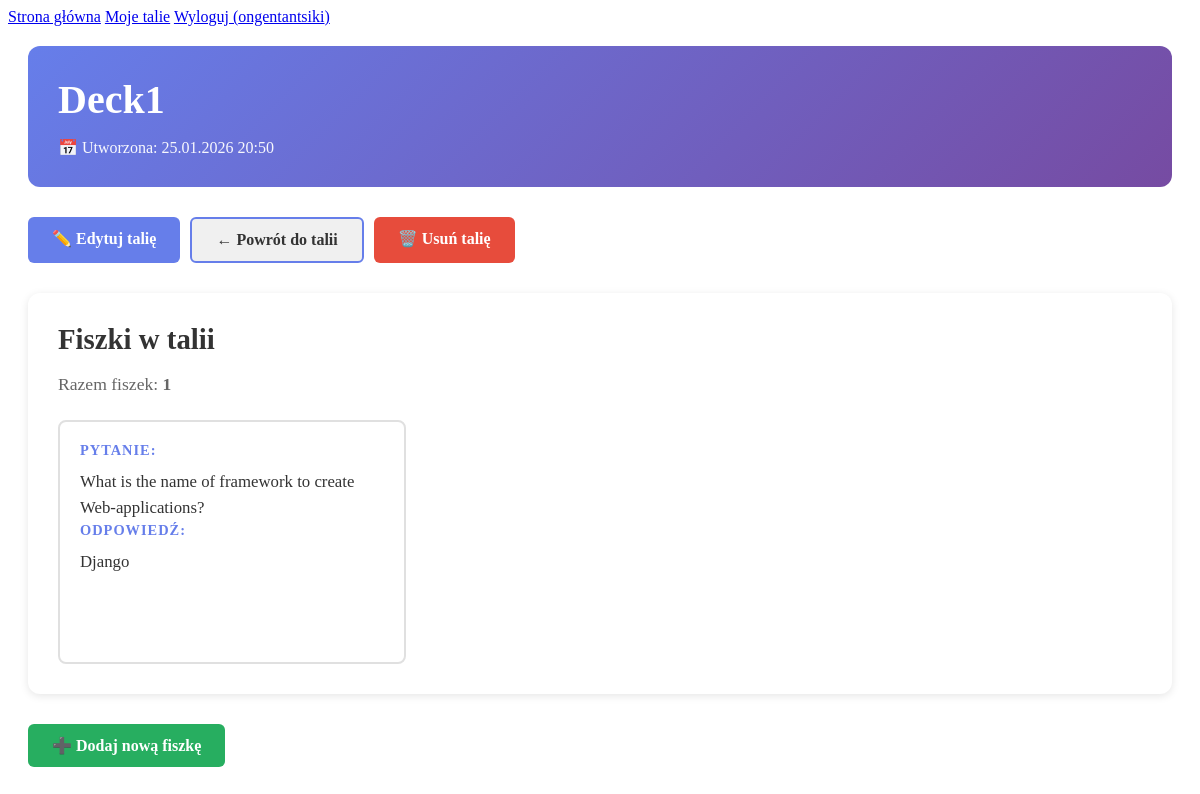
The page /decks/1/ (signed in) on the database as committed earlier.
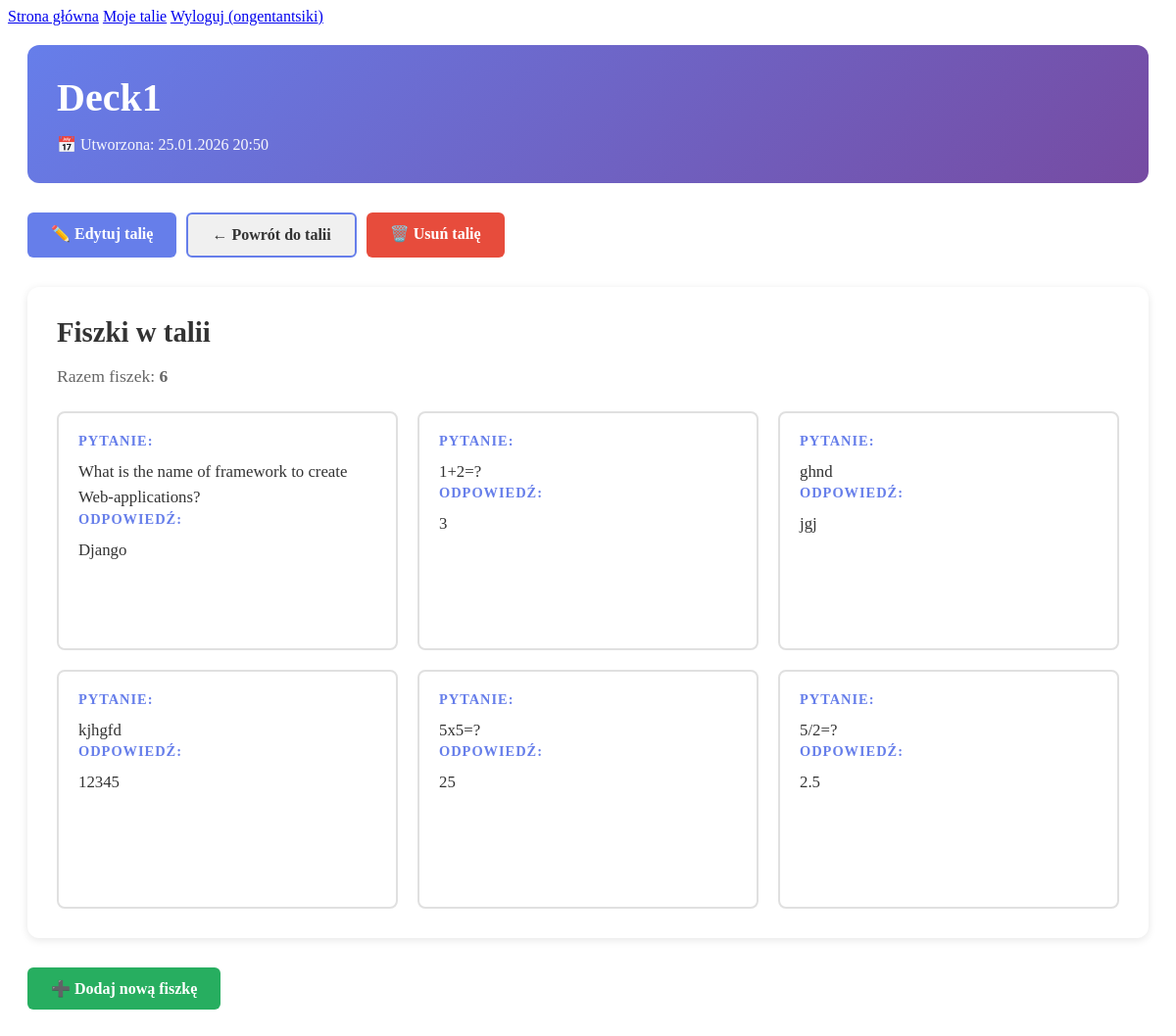
The same page on the database as committed later.
### cards/models.py (models this page shows, shortened)
class Deck(models.Model):
    name = models.CharField(max_length=200)
    owner = models.ForeignKey(User, on_delete=models.CASCADE)
    created_at = models.DateTimeField(auto_now_add=True)
    class Meta:
        verbose_name = "Deck"
        verbose_name_plural = "Decks"

class Card(models.Model):
    deck = models.ForeignKey(Deck, on_delete=models.CASCADE)
    front = models.TextField(max_length=250)  # Pytanie / przód fiszki
    back = models.TextField(max_length= 250)   # Odpowiedź / tył fiszki
    created_at = models.DateTimeField(auto_now_add=True)
    class Meta:
        verbose_name = "Card"
        verbose_name_plural = "Cards"

### cards/views.py (the view)
# urls.py: path('decks/<int:deck_id>/', views.deck_detail, name='deck_detail'),
@login_required
def deck_detail(request, deck_id):
    if request.method == "POST":
        return redirect('card_create', deck_id = deck_id)  # Redirect to card creation page on POST request
    deck = get_object_or_404(Deck, id=deck_id, owner=request.user)
    cards = Card.objects.filter(deck=deck)
    return render(request, 'cards/deck_detail.html', {
        'deck': deck,
        'cards': cards,
    })

### cards/templates/cards/deck_detail.html (shortened to what this page needs)
{% extends "cards/base.html" %}
{% block content %}
<div class="deck-detail-container">
    <div class="deck-header">
        <h1>{{ deck.name }}</h1>
        <div class="deck-meta">
            <span class="deck-date">📅 Utworzona: {{ deck.created_at|date:"d.m.Y H:i" }}</span>
        </div>
    </div>
    <div class="deck-actions">
        <a href="{% url 'deck_edit' deck.id %}" class="btn btn-primary">✏️ Edytuj talię</a>
        <a href="{% url 'deck_list' %}" class="btn btn-secondary">← Powrót do talii</a>
        <a href="{% url 'deck_delete' deck.id %}" class="btn btn-danger" onclick="return confirm('Na pewno chcesz usunąć tę talię?')">🗑️ Usuń talię</a>
    </div>
    <div class="cards-section">
            <div class="cards-header">
                <h2>Fiszki w talii</h2>
                <p class="cards-count">Razem fiszek: <strong>{{ cards|length }}</strong></p>
            </div>
            {% if cards %}
                <div class="cards-grid">
                    {% for card in cards %}
                        <div class="card-item">
                            <div class="card-front">
                                <h3>Pytanie:</h3>
                                <p>{{ card.front }}</p>
                            </div>
                            <div class="card-back">
                                <h3>Odpowiedź:</h3>
                                <p>{{ card.back }}</p>
                            </div>
                        </div>
                    {% endfor %}
                </div>
            {% else %}
                <div class="empty-state">
                    <p>😔 Brak fiszek w tej talii.</p>
                    <p>Dodaj pierwszą fiszkę, aby rozpocząć naukę!</p>
                </div>
            {% endif %}
        </div>
    <a href="{% url 'card_create' deck.id %}" class="btn btn-success">➕ Dodaj nową fiszkę</a>
</div>
{% endblock %}

### cards/templates/cards/base.html (shortened to what this page needs)
{% load static %}
<!DOCTYPE html>
<html lang="pl">
<head>
    <link rel="stylesheet" href="{% static 'cards/css/styles.css' %}">
</head>
<body>
    <nav>
        <a href="{% url 'home' %}">Strona główna</a>
        {% if user.is_authenticated %}
        <a href="{% url 'deck_list' %}">Moje talie</a>
        <a href="{% url 'logout' %}">Wyloguj ({{ user.username }})</a>
        {% else %}
        <a href="{% url 'login' %}">Zaloguj</a>
        <a href="{% url 'register' %}">Rejestracja</a>
        {% endif %}
    </nav>
    <div class="content">
        {% block content %}{% endblock %}
    </div>
</body>
</html>

### cards/templates/cards/deck_detail.html (style rules this page uses)
.deck-detail-container { max-width: 1200px; margin: 0 auto; padding: 20px; }
.deck-header { background: linear-gradient(135deg, #667eea 0%, #764ba2 100%); color: white; padding: 30px; border-radius: 12px; margin-bottom: 30px; }
.deck-header h1 { font-size: 2.5em; margin: 0 0 15px 0; font-weight: 700; }
.deck-meta { display: flex; gap: 20px; flex-wrap: wrap; opacity: 0.95; }
.deck-date { font-size: 1em; }
.deck-actions { display: flex; gap: 10px; margin-bottom: 30px; flex-wrap: wrap; }
.btn { display: inline-block; padding: 12px 24px; text-decoration: none; border-radius: 6px; font-weight: 600; transition: all 0.3s; text-align: center; border: none; cursor: pointer; font-size: 1em; }
.btn-primary { background: #667eea; color: white; }
.btn-secondary { background: #f0f0f0; color: #333; border: 2px solid #667eea; }
.btn-danger { background: #e74c3c; color: white; }
.btn-success { background: #27ae60; color: white; }
.cards-section { background: white; padding: 30px; border-radius: 12px; box-shadow: 0 2px 8px rgba(0, 0, 0, 0.1); margin-bottom: 30px; }
.cards-header { margin-bottom: 25px; }
.cards-header h2 { font-size: 1.8em; margin: 0 0 10px 0; color: #333; }
.cards-count { color: #666; font-size: 1.1em; }
.cards-grid { display: grid; grid-template-columns: repeat(auto-fill, minmax(300px, 1fr)); gap: 20px; }
.card-item { background: white; border: 2px solid #e0e0e0; border-radius: 8px; padding: 20px; transition: all 0.3s; cursor: pointer; min-height: 200px; display: flex; flex-direction: column; }
.card-front h3, .card-back h3 { color: #667eea; font-size: 0.9em; text-transform: uppercase; margin: 0 0 10px 0; letter-spacing: 1px; }
.card-front p, .card-back p { margin: 0; color: #333; line-height: 1.6; font-size: 1.05em; }

Rows that differ between the two databases and show on the page:
added Card: front "1+2=?", back "3"
added Card: front "ghnd", back "jgj"
added Card: front "kjhgfd", back "12345"
added Card: front "5x5=?", back "25"
added Card: front "5/2=?", back "2.5"
Other text that changed with them:
{{ cards|length }}: "1" → "6"
